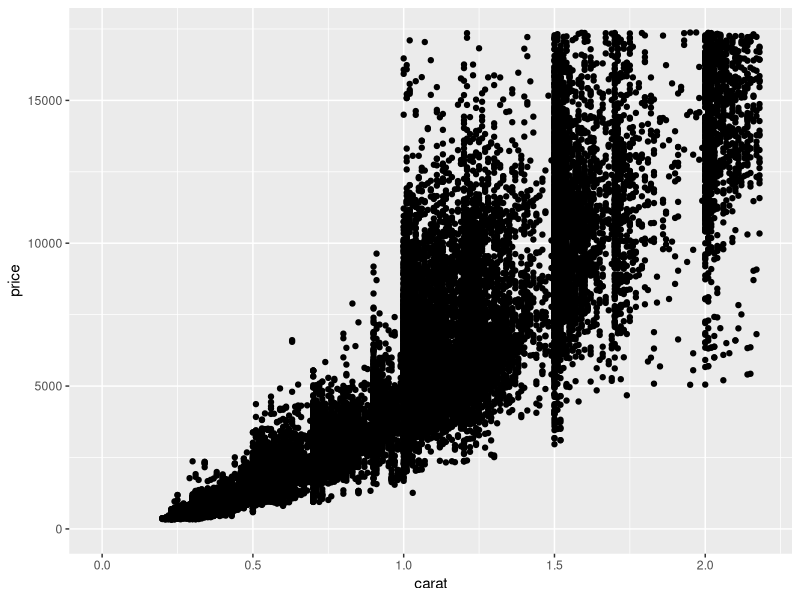
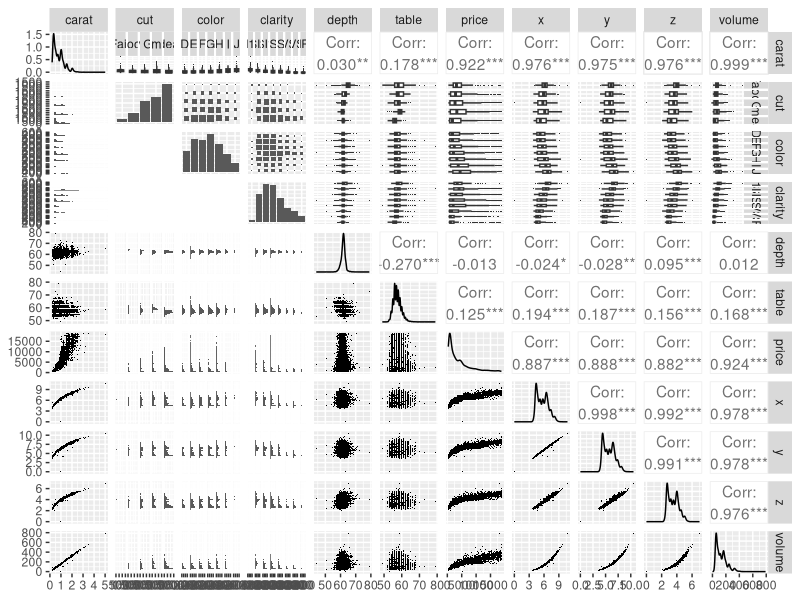
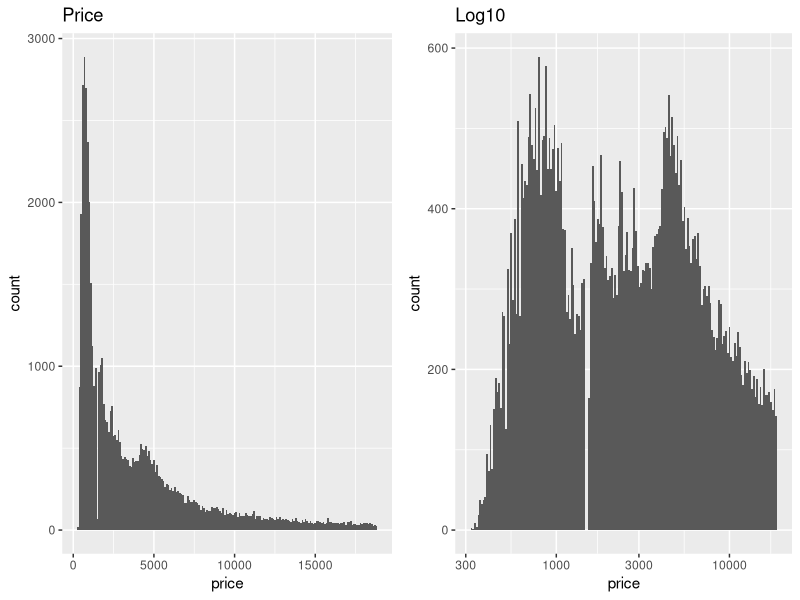
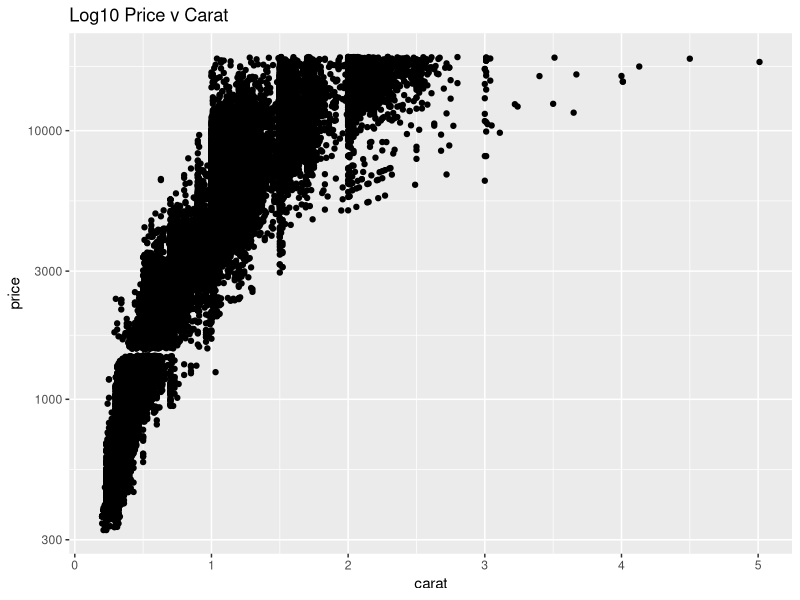
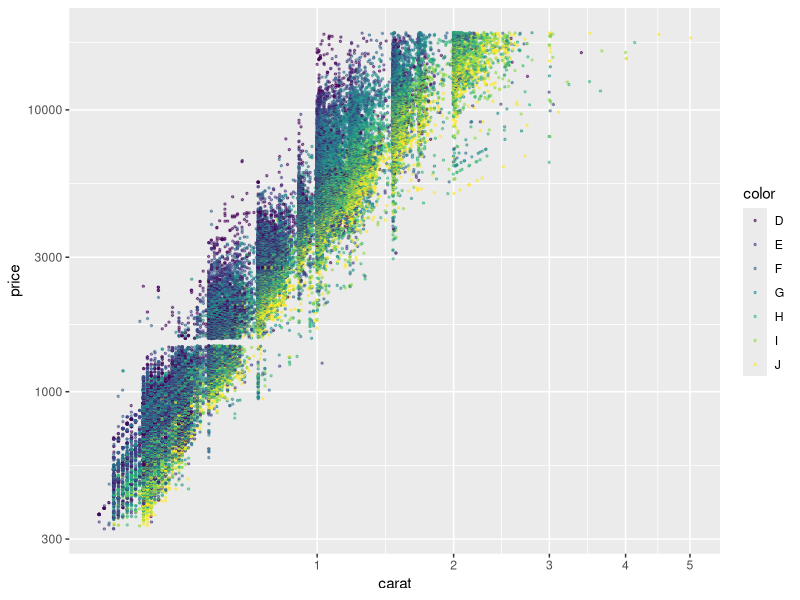

Reproduce these figures in R, in order.
#Load libraries
install.packages("GGally")
install.packages("scales")
install.packages("memisc")


library(ggplot2)
library(dplyr)
library(scales)
library(GGally)
library(memisc)
library(gridExtra)

#Load data

data(diamonds)
head(diamonds)

diamonds$volume = diamonds$x * diamonds$y * diamonds$z

# Let's consider the price of a diamond and it's carat weight.
# Create a scatterplot of price (y) vs carat weight (x).

# Limit the x-axis and y-axis to omit the top 1% of values.

ggplot(aes(x = carat, y = price), data = diamonds) +
  geom_point() +
  xlim(0, quantile(diamonds$carat, probs = 0.99)) +
  ylim(0, quantile(diamonds$price, probs = 0.99))

set.seed(20022012)
diamonds_samp <- diamonds[sample(1:length(diamonds$price), 10000),]
ggpairs(diamonds_samp,
        lower = list(continuous = wrap("points", shape = I('.'))),
        upper = list(combo = wrap("box", outlier.shape = I('.'))))

# Create two histograms of the price variable
# and place them side by side on one output image.

# We've put some code below to get you started.

# The first plot should be a histogram of price
# and the second plot should transform
# the price variable using log10.


plot1 <- ggplot(aes(x = price), 
                data = diamonds) + 
  geom_histogram(binwidth = 100) +
  ggtitle("Price")
  

plot2 <- ggplot(aes(x = price), 
                data = diamonds)+
  geom_histogram(binwidth = 0.01)+
  scale_x_log10() +
  ggtitle("Log10")

grid.arrange(plot1, plot2, ncol = 2)

## Another way to transform using log10

ggplot(aes( x = carat, y = price),
       data = diamonds) + 
  geom_point() + 
  scale_y_continuous(trans = log10_trans() ) + 
  ggtitle("Log10 Price v Carat")


##Creating functions 

cuberoot_trans = function() trans_new("cuberoot",
                                      transform = function(x) x^(1/3),
                                      inverse = function(x) x^3)


ggplot(aes( x = carat, y = price),
       data = diamonds) + 
  geom_point(aes(color = color), alpha = 0.5, size = 0.5, position = "jitter") + 
  scale_y_continuous(trans = log10_trans() ) + 
  scale_x_continuous(trans = cuberoot_trans())
  ggtitle("Log10 Price v Carat v Color")

  ?jitter
  
  ## Linear Regression
  ?facet_wrap
  m1 <- lm(I(log(price)) ~ I(carat^(1/3)), data = diamonds)
  m2 <- update(m1, ~ . + carat)
  m3 <- update(m2, ~ . + cut)
  m4 <- update(m1, ~ . + color)
  m5 <- update(m4, ~ . + clarity)
  mtable(m1, m2, m3, m4, m5, sdigits = 3)
  
